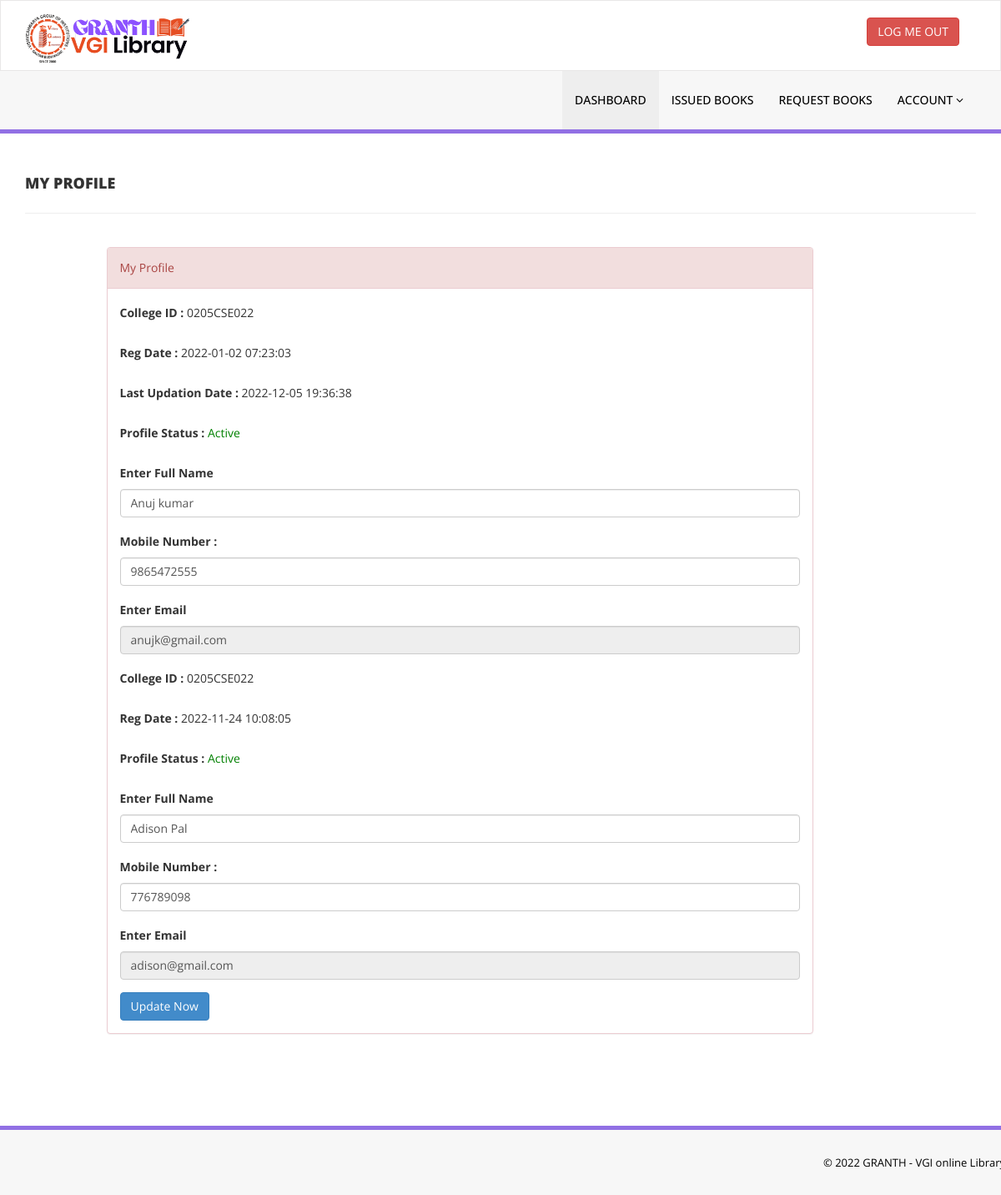
Page /library/my-profile.php (signed in) on the committed database.
### tables this page shows
CREATE TABLE `tblstudents` (
  `id` int(11) NOT NULL,
  `FullName` varchar(120) DEFAULT NULL,
  `collegeid` varchar(11) DEFAULT NULL,
  `EmailId` varchar(120) DEFAULT NULL,
  `MobileNumber` char(11) DEFAULT NULL,
  `Password` varchar(120) DEFAULT NULL,
  `wmode` varchar(20) NOT NULL DEFAULT 'user',
  `Status` int(1) DEFAULT NULL,
  `RegDate` timestamp NULL DEFAULT current_timestamp(),
  `UpdationDate` timestamp NULL DEFAULT NULL ON UPDATE current_timestamp()
);

### library/my-profile.php (the view, shortened to what this page needs)
<?php
include('includes/config.php');
if(strlen($_SESSION['login'])==0)
    {
header('location:http://localhost/Library/library/homepage/index.php');
}
else{
?>
<!DOCTYPE html>
<html xmlns="http://www.w3.org/1999/xhtml">
<head>
    <link href="assets/css/bootstrap.css" rel="stylesheet" />
    <link href="assets/css/font-awesome.css" rel="stylesheet" />
    <link href="assets/css/style.css" rel="stylesheet" />
</head>
<body>
<?php include('includes/header.php');?>
    <div class="content-wrapper">
         <div class="container">
        <div class="row pad-botm">
            <div class="col-md-12">
                <h4 class="header-line">My Profile</h4>
                            </div>
        </div>
             <div class="row">
<div class="col-md-9 col-md-offset-1">
               <div class="panel panel-danger">
                        <div class="panel-heading">
                           My Profile
                        </div>
                        <div class="panel-body">
                            <form name="signup" method="post">
<?php
 $collegeid=$_SESSION['collegeid'];
$sql="SELECT collegeid,FullName,EmailId,MobileNumber,RegDate,UpdationDate,Status from  tblstudents  where collegeid=:collegeid ";
$query = $dbh -> prepare($sql);
$query-> bindParam(':collegeid', $collegeid, PDO::PARAM_STR);
$query->execute();
$results=$query->fetchAll(PDO::FETCH_OBJ);
if($query->rowCount() > 0)
{
foreach($results as $result)
{              ?>
<div class="form-group">
<label>College ID : </label>
<?php echo htmlentities($result->collegeid);?>
</div>
<div class="form-group">
<label>Reg Date : </label>
<?php echo htmlentities($result->RegDate);?>
</div>
<?php if($result->UpdationDate!=""){?>
<div class="form-group">
<label>Last Updation Date : </label>
<?php echo htmlentities($result->UpdationDate);?>
</div>
<?php } ?>
<div class="form-group">
<label>Profile Status : </label>
<?php if($result->Status==1){?>
<span style="color: green">Active</span>
<?php } else { ?>
<span style="color: red">Blocked</span>
<?php }?>
</div>
<div class="form-group">
<label>Enter Full Name</label>
<input class="form-control" type="text" name="fullname" value="<?php echo htmlentities($result->FullName);?>" autocomplete="off" required />
</div>
<div class="form-group">
<label>Mobile Number :</label>
<input class="form-control" type="text" name="mobileno" maxlength="10" value="<?php echo htmlentities($result->MobileNumber);?>" autocomplete="off" required />
</div>
<div class="form-group">
<label>Enter Email</label>
<input class="form-control" type="email" name="email" id="emailid" value="<?php echo htmlentities($result->EmailId);?>"  autocomplete="off" required readonly />
</div>
<?php }
}           ?>
<button type="submit" name="update" class="btn btn-primary" id="submit">Update Now </button>
                                    </form>
                            </div>
                        </div>
                            </div>
        </div>
    </div>
    </div>
    <?php include('includes/footer.php');?>
</body>
</html>
<?php } ?>

### library/assets/css/style.css (style rules this page uses)
.content-wrapper { margin-top: 40px; min-height:800px; padding-bottom:90px; }
.header-line { font-weight:900; padding-bottom:25px; border-bottom:1px solid #eeeeee; text-transform:uppercase; }
.pad-botm { padding-bottom:30px; }

### rows in the picture
tblstudents: collegeid "0205CSE022", RegDate "2022-01-02 07:23:03", UpdationDate "2022-12-05 19:36:38", Status "Active", fullname "Anuj kumar", mobileno "9865472555", email "anujk@gmail.com"
tblstudents: collegeid "0205CSE022", RegDate "2022-11-24 10:08:05", Status "Active", fullname "Adison Pal", mobileno "776789098", email "adison@gmail.com"
